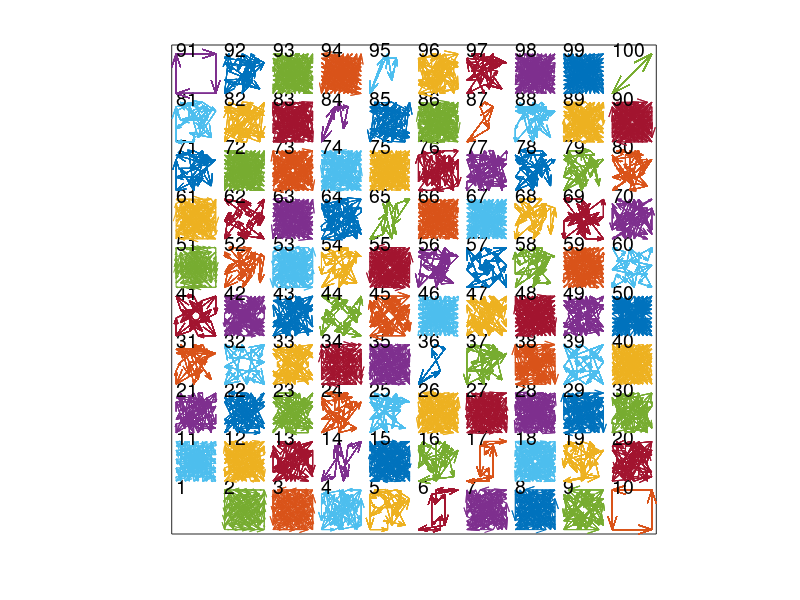

Recreate this plot in MATLAB.
clear,clc
m=10;
for b=1:m^2
    r(1)=b;
    for n=2:200
        r(n)=mod(r(n-1)*b,m^2+1);
    end
    x=mod(r-1,m)+1;
    y=floor((r-1)/m)+1;
    dx=mod(b-1,m)+1;
    dy=floor((b-1)/m)+1;
    quiver(x(1:end-1)+dx*(m+1),y(1:end-1)+dy*(m+1),diff(x),diff(y),'AutoScale','off')
    hold on
    axis equal
    text(dx*(m+1)+1,(1+dy)*(m+1),num2str(b),'FontSize',14)
%      for i=1:m^2
%          text(mod(i-1,m)+1+dx*(m+1),floor((i-1)/m)+1+dy*(m+1),num2str(i))
%      end
    
    drawnow
end

axis([dx+1 (dx+1)^2 dx+1 (dx+1)^2+1])
hold off

set(gca,'YTick',[])
set(gca,'XTick',[])
